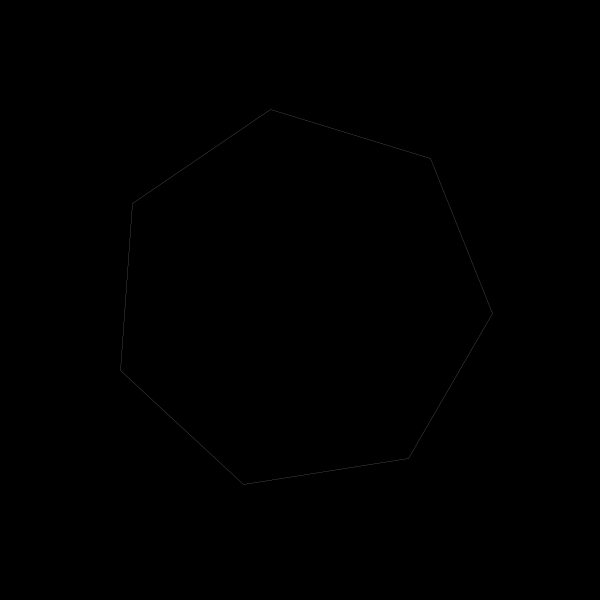
Frame 1 (no input)
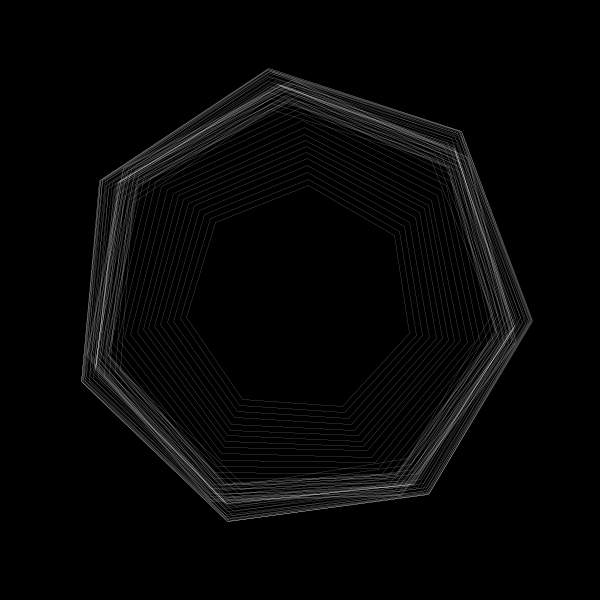
Frame 60 (the mouse pressed at the canvas centre just before this capture)
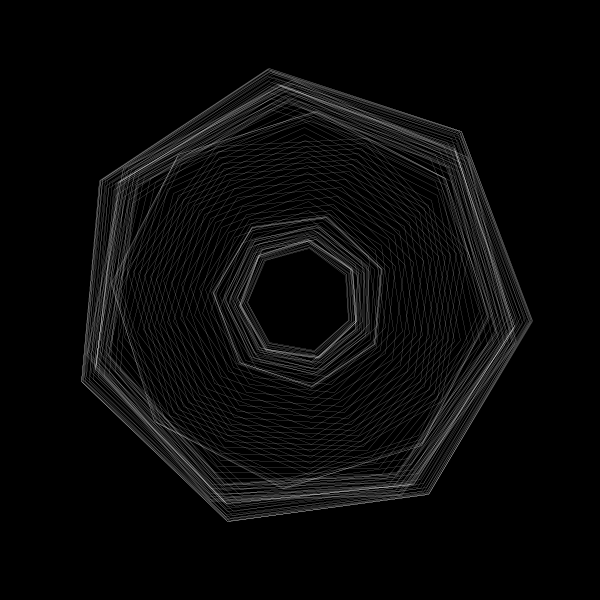
Frame 120 (the mouse held since frame 60 and released just before this capture)

The Processing sketch that drew these frames (run headless with seeded random() and noise(); from frame 60 on, the mouse is pressed at the canvas centre):

// Processing sketch: generative_art_j009
// ── generative_art_j009.pde
float off1 = random(1000);
float off2 = random(1000);
float off3 = random(1000);
float x;
float y;

int count = 0;
int nb = 0;

void setup() {
  size(600, 600);
  background(0);
  strokeWeight(0.1);
  stroke(255);
  noFill();
  pixelDensity(2);
}

void draw() {
  translate(width/2, height/2);
  rotate(noise(off3) * TWO_PI);
  float circleSize = noise(off1) * width/1.6;
  int circleResolution = int(noise(off2) * 10) + 2;
  float angle = TWO_PI/circleResolution;
  
  beginShape();
  for (int i = 0; i <= circleResolution; i++) {
    x = cos(angle * i) * circleSize;
    y = sin(angle * i) * circleSize;
    vertex(x, y);
  }
  endShape(CLOSE);
  off1 += 0.02;
  off2 += 0.005;
  off3 += 0.001;
  
  count++;
  if (count > 500) {
    save("art01" + nb + ".jpg");
    nb++;
    count = 0;
    if (nb > 9) exit();
    background(0);
    off1 = random(1000);
    off2 = random(1000);
    off3 = random(1000);
  }
}
